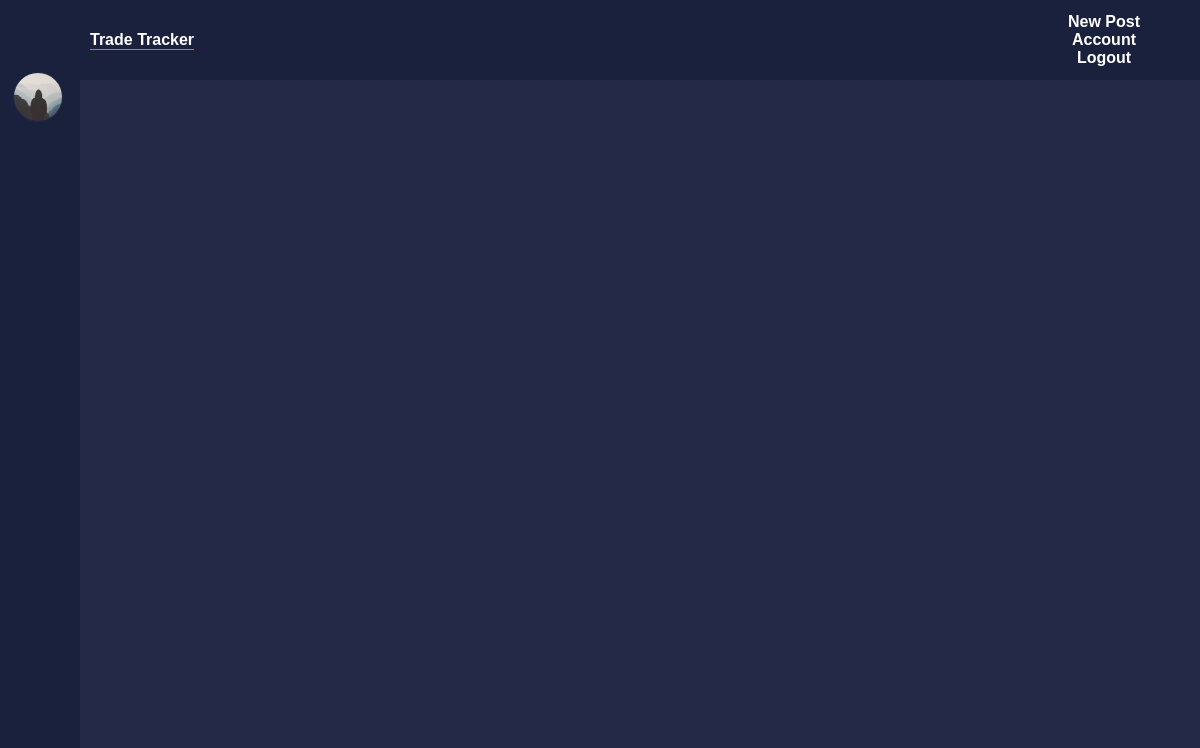
The page /home (signed in) on the database as committed earlier.
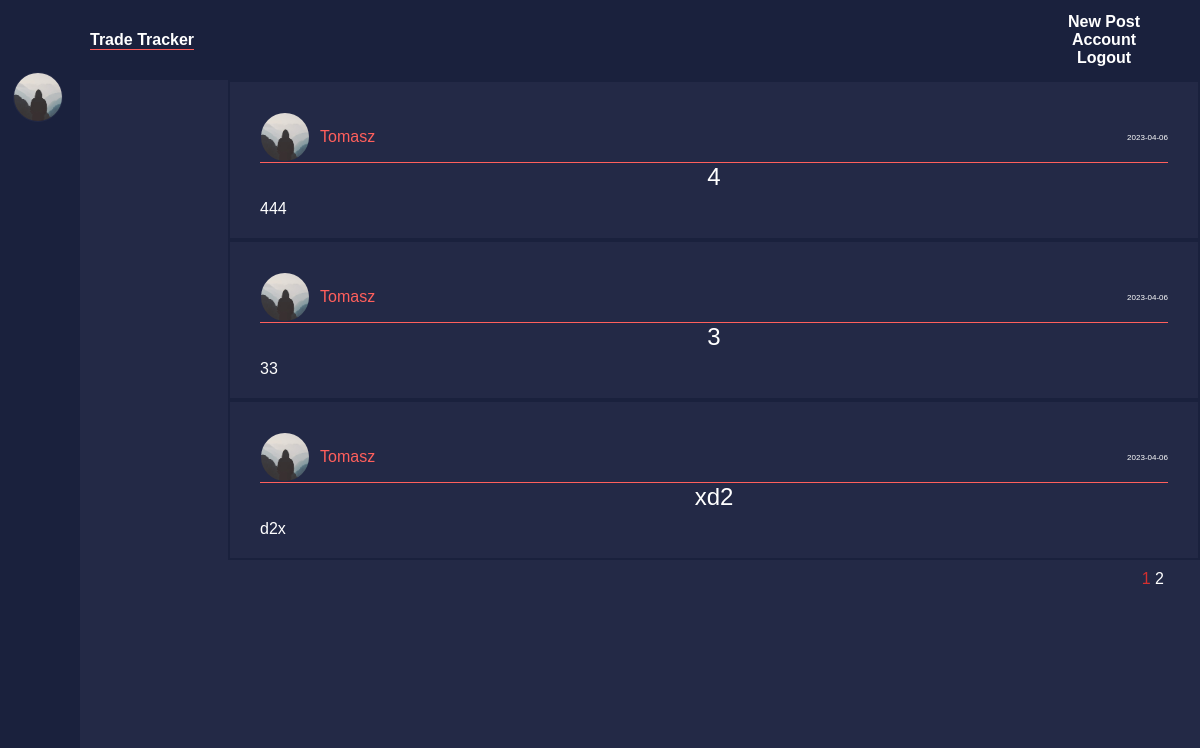
The same page on the database as committed later.
### tradetracker/models.py (models this page shows, shortened)
class Post(db.Model):
    id = db.Column(db.Integer, primary_key=True)
    title = db.Column(db.String(100), nullable=False)
    date_posted = db.Column(db.DateTime, nullable=False, default=datetime.utcnow)
    content = db.Column(db.Text, nullable=False)
    user_id = db.Column(db.Integer, db.ForeignKey('user.id'), nullable=False)

class User(db.Model, UserMixin):
    id = db.Column(db.Integer, primary_key=True)
    email = db.Column(db.String(20), unique=True, nullable=False)
    username = db.Column(db.String(120), unique=True, nullable=False)
    image_file = db.Column(db.String(20), nullable=False, default='default.jpg')
    password = db.Column(db.String(60), nullable=False)
    posts = db.relationship('Post', backref='author', lazy=True)

### tradetracker/main/routes.py (the view)
@main.route('/')
@main.route('/home')
def home():
        page = request.args.get('page', 1, type=int)
        posts = Post.query.order_by(Post.date_posted.desc()).paginate(page=page, per_page=3)
        return render_template('home.html',posts=posts)

### tradetracker/models.py (called while the page is built)
@login_manager.user_loader
def load_user(user_id):
    return User.query.get(int(user_id))

### tradetracker/templates/home.html (shortened to what this page needs)
{% extends "layout.html" %}
{% block content %}
    {% for post in posts.items %}
        <article class="media">
            <div class="media-body-posts">
                <div class="post-content">
                    <div class="article-head">
                        <div class="article-profile">
                            <img class="article-img" src="{{ url_for('static', filename='profile_pics/' + post.author.image_file) }}">
                            <a class="article-author" href="{{ url_for('users.user_posts', username=post.author.username) }}">{{ post.author.username}}</a>
                        </div>
                        <small class="article-date">{{ post.date_posted.strftime('%Y-%m-%d') }}</small>
                    </div>
                    <a class="article-title post-link" href="{{ url_for('posts.post', post_id=post.id ) }}"> {{ post.title }}</a>
                    <p class="article-content"> {{ post.content }}</p>
                </div>
            </div>
        </article>
    {% endfor %}
    <div class="page-container">
    {% for page_num in posts.iter_pages(left_edge=1, right_edge=1, left_current=1, right_current=2) %}
        {% if page_num %}
            {% if posts.page == page_num %}
                <a class="page_num" id="current_page" href="{{ url_for('main.home', page=page_num) }}">{{ page_num }}</a>
            {% else %}
                <a class="page_num" href="{{ url_for('main.home', page=page_num) }}">{{ page_num }}</a>
            {% endif %}
        {% else %}
            ...
        {% endif %}
    {% endfor %}
    </div>
{% endblock content %}

### tradetracker/templates/layout.html (shortened to what this page needs)
<!DOCTYPE html>
<html>
<head>
  <link rel="stylesheet" type="text/css" href="{{ url_for('static', filename='main.css') }}">
  <link href='https://unpkg.com/boxicons@2.1.4/css/boxicons.min.css' rel='stylesheet'>
</head>
<body>
    <nav class="navbar">
      <div class="container">
        <div class="trade_tracker_logo" >
        <a class="navbar-link" href="/">Trade Tracker</a>
        </div>
        <div class="navbar-right">
            {% if current_user.is_authenticated %}
            <a class="navbar-link new_post" href="{{url_for('posts.new_post')}}">New Post</a>
            <a class="navbar-link" href="{{url_for('users.account')}}">Account</a>
            <a class="navbar-link" href="{{url_for('users.logout')}}">Logout</a>
            {% else %}
            <a class="navbar-link" href="{{url_for('users.login')}}">Login</a>
            <a class="navbar-link" href="{{url_for('users.register')}}">Register</a>
            {% endif %}
        </div>
      </div>
    </nav>
      <main role="main" class="container">
        <div class="sidebar">
          <div class="top">
          </div>
          <div class="user">
            {% if current_user.is_authenticated %}
            <img src="{{ url_for('static', filename='profile_pics/' + current_user.image_file) }}" class="user-img">
            <div>
            </div>
            {% endif %}
          </div>
          <ul>
            {% if current_user.is_authenticated %}
              <li>
                  <a href="{{ url_for('users.portfolio', username=current_user.username) }}">
                    <i class='bx bx-wallet'></i>
                  </a>
              </li>
            {% endif %}
              <li>
                  <a href="#">
                    <i class="bx bxs-shopping-bag"></i>
                  </a>
              </li>
              <li>
                  <a href="#">
                    <i class="bx bx-list-check"></i>
                  </a>
              </li>
              <li>
                  <a href="{{ url_for('posts.earnings') }}">
                      <i class="bx bxs-food-menu"></i>
                  </a>
              </li>
      </div>
        <div class="blocks">
          <div class="block-content">
              {% block content %}{% endblock %}
          </div>
        </div>
      </main>
</body>
</html>

Rows that differ between the two databases and show on the page:
added Post: image_file (placeholder picture), author.username "Tomasz", date_posted "2023-04-06", title "4", content "444"
added Post: image_file (placeholder picture), author.username "Tomasz", date_posted "2023-04-06", title "3", content "33"
added Post: image_file (placeholder picture), author.username "Tomasz", date_posted "2023-04-06", title "xd2", content "d2x"
Other text that changed with them:
new list line: "1"
new list line: "2"
